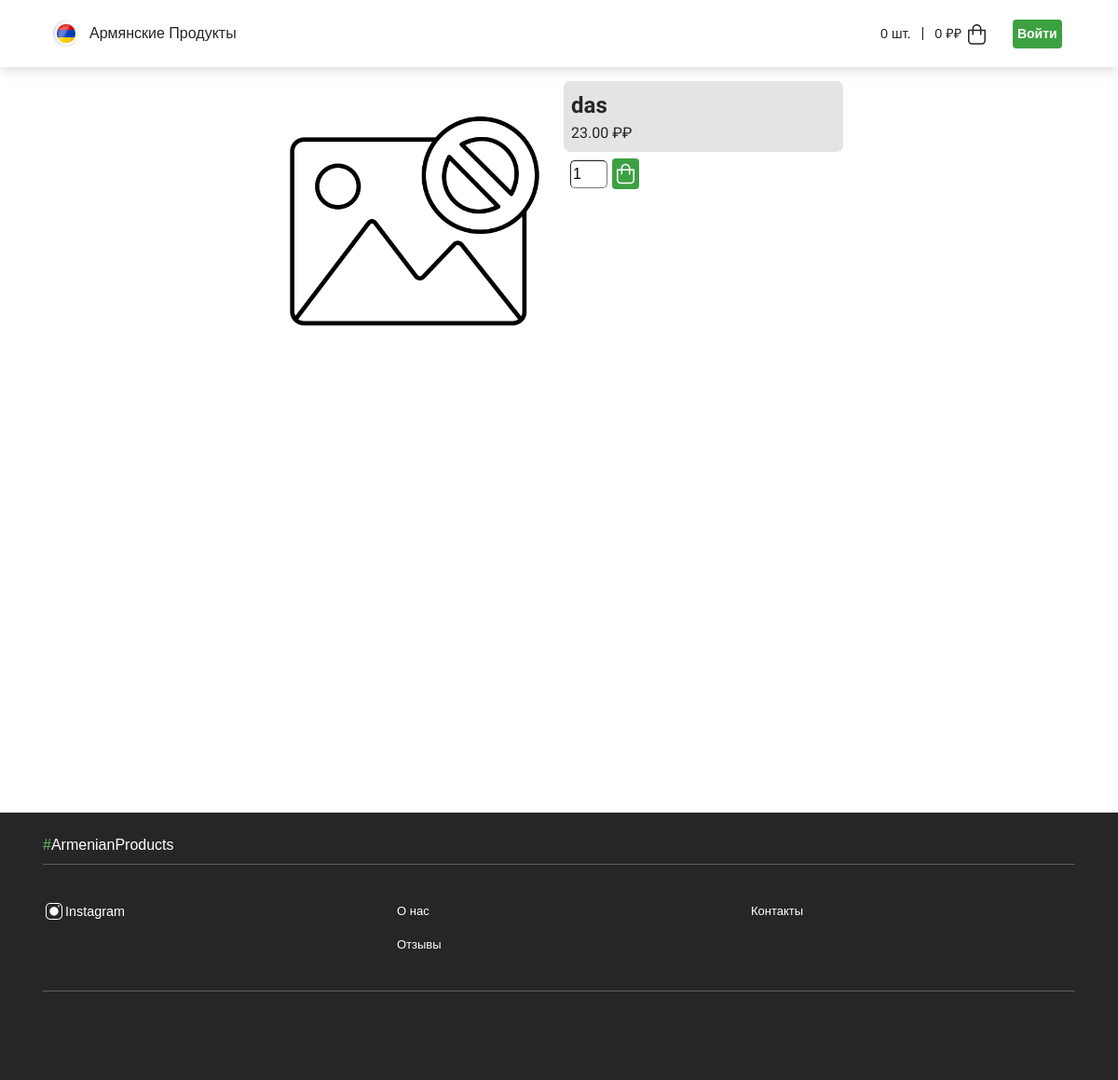
Page /product/9 on the committed database.
### grocery_store/models.py (models this page shows, shortened)
class Product(models.Model):
    in_stock = models.BooleanField(default=True, verbose_name='В наличии')
    title = models.TextField(max_length=100, verbose_name='Наименование')
    time_create = models.DateTimeField(auto_now_add=True, verbose_name='Добавлено')
    time_update = models.DateTimeField(auto_now=True, verbose_name='Изменено')
    photo = models.ImageField(upload_to="photos/%Y/%m/%d/", default="photos/default.png", verbose_name='Фото')
    description = models.TextField(max_length=1024, default=None, blank=True, null=True,verbose_name='Описание')
    composition = models.TextField(max_length=1024, default=None, blank=True, null=True, verbose_name='Состав')
    nutritional_value = models.TextField(max_length=512, default=None, blank=True, null=True, verbose_name='Пищевая ценность')
    weight = models.PositiveIntegerField(blank=True, null=True, verbose_name='Масса')
    price = models.DecimalField(verbose_name='Цена', max_digits=10, decimal_places=2)
    price_with_discount = models.DecimalField(verbose_name='Цена со скидкой',  default=None, blank=True, null=True,  decimal_places=2, max_digits=10)
    category = models.ForeignKey('Category', on_delete=models.PROTECT, null=True, verbose_name='Категория')
    class Meta:
        verbose_name = "Продукт"
        verbose_name_plural = "Продукты"
        ordering = ['title']

### grocery_store/views.py (the view)
# urls.py: path('product/<int:product_id>', ProductPage.as_view(), name='product_page'),
class ProductPage(ListView):
    model = Product
    template_name = "grocery_store/product_page.html"
    def get_context_data(self, *, object_list=None, **kwargs):
        product_id = self.kwargs.get('product_id')
        context = super().get_context_data(**kwargs)
        product = Product.objects.get(pk = product_id)
        context['product'] = product
        context['title'] = f'{product.title}'
        context['product_form'] = zip(ProductForm(data=model_to_dict(product)), ("Описание", "Состав", "Пищевая ценность", "Масса"))
        context['form'] = CartAddProductForm()
        return context

### cart/forms.py
class CartAddProductForm(forms.Form):
    quantity = forms.IntegerField(label="",
                                widget=forms.NumberInput(attrs={"id": 'cart-amount', "value": 1}),
                                max_value=99,
                                min_value=1,
                                validators=[quantity_validation])
    update = forms.BooleanField(required=False,
                                initial=False,
                                widget=forms.HiddenInput)

### cart/cart.py (called while the page is built)
    def __len__(self):
        return sum(item['quantity'] for item in self.cart.values())

    def get_amount(self):
        return self.__len__()

    def get_total_price(self):
        return sum(Decimal(item['price']) * item['quantity'] for item in self.cart.values())

### cart/context_processors.py (called while the page is built)
def cart(request):
    return {'cart': Cart(request)}

### grocery_store/templatetags/floattags.py (called while the page is built)
def formatted_float(value):
    return str(value).replace(',','.')

### grocery_store/templates/grocery_store/product_page.html (shortened to what this page needs)
{% extends "grocery_store/main.html" %}
{% block "content" %}
{% load floattags %}
<div class="product-page">
    <a href="{{ product.photo.url }}">
        <img id="product-page-img" src="{{ product.photo.url }}"/>
    </a>
    <div class="product-info">
        <div class="product-field main-product-field">
            <h2><strong>{{ product.title }}</strong></h2>
            {% if product.price_with_discount %}
                <h4><s style="color: red;">{{ product.price|formatted_float }} ₽₽</s>&nbsp;&nbsp;&nbsp;{{ product.price_with_discount|formatted_float }} ₽₽</h4>
            {% else %}
                <h4>{{ product.price|formatted_float }} ₽₽</h4>
            {% endif %}
        </div>
      {% firstof "grocery_store/elements" as elements %}
      {% include elements|add:"/cart_add_form.html" %}
    </div>
</div>
{% endblock %}

### grocery_store/static/grocery_store/css/universal/tricks.css (style rules this page uses)
::placeholder { color: var(--color-placeholder); }
html { scroll-behavior: smooth; }

### grocery_store/static/grocery_store/css/product_page.css (style rules this page uses)
.product-page { padding: 15px; display: flex; gap: 10px; justify-content: center; }
.product-field { padding: 7px; margin-bottom: 7px; border: solid #E5E4E2 1px; border-radius: 7px; background-color: #E5E4E2; max-width: 500px; }
.main-product-field { max-width: 300px; max-height: 100px; min-width: 300px; }
#product-page-img { min-height: 300px; max-height: 300px; max-width: 300px; min-width: 300px; overflow: hidden; border-radius: 5px; margin-bottom: 7px; }

### grocery_store/static/grocery_store/css/common.css (style rules this page uses)
:root { --color-main: #5cbc61; --color-dark: #262626; --color-light: white; --color-lightergray: #f9f9f9; --color-lightgray: #efefef; --color-gray: #cacaca; --color-darkgray: #8a8a8a; --color-darkergray: #5c5c5c; --color-darkestgray: #3b3b3b; --color-placeholder: var(--color-gray); --container-padding-x: 8px; --border-radius: 3px; --scroller-size: 80px; --scroller-size-small: 64px; --max-width: 1124px; font-family: Roboto, 'Segoe UI', Oxygen, Ubuntu, Cantarell, 'Open Sans', -apple-system, BlinkMacSystemFont, 'Helvetica Neue', sans-serif; font-weight: 400; font-size: var(--font-size); color: var(--color-dark); }
h1, h2, h3, h4, h5, h6 { font-weight: 400; }
a { text-decoration: none; color: inherit; transition: color 0.3s; }

### grocery_store/static/grocery_store/css/stores.css (style rules this page uses)
#cart-amount { width: 40px; border-radius: 5px; border-width: 1px; height: 30px; margin-right: 5px; }

### grocery_store/static/grocery_store/css/cart.css (style rules this page uses)
body { margin:0; padding:0; font-family:helvetica, sans-serif; }
h1, h2, h3, h4, h5 , h6 { font-family: 'Ubuntu', sans-serif; font-weight:normal; }

### rows in the picture
Product: photo (placeholder picture), title "das", price "23.00"

### other values in the picture
{{ cart.get_amount }} "0"
{{ cart.get_total_price }} "0"
